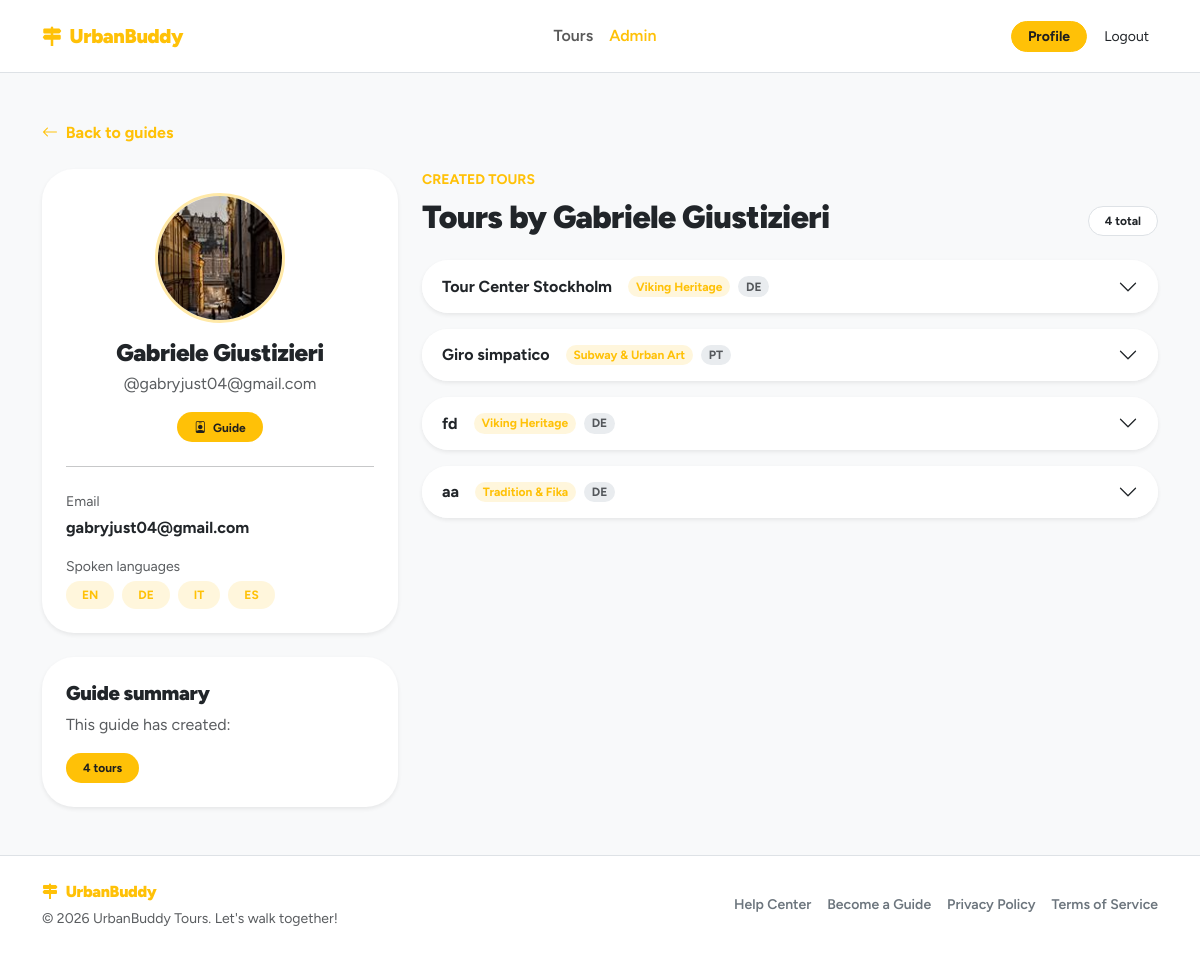
/admin/guides/833ee694-bb06-4635-8030-4c449c0a2637 (signed in), run on the app's committed database.
### tables this page shows
CREATE TABLE "users" (
	"id"	TEXT,
	"email"	TEXT NOT NULL UNIQUE,
	"password_hash"	TEXT NOT NULL,
	"first_name"	TEXT NOT NULL,
	"last_name"	TEXT NOT NULL,
	"username"	TEXT NOT NULL,
	"role"	BLOB NOT NULL CHECK("role" IN ('guide', 'participant', 'admin')),
	"created_at"	TEXT DEFAULT CURRENT_TIMESTAMP,
	"updated_at"	TEXT DEFAULT CURRENT_TIMESTAMP,
	"profile_photo"	TEXT,
	PRIMARY KEY("id")
);

CREATE TABLE tours (
    id TEXT PRIMARY KEY,  -- UUID
    guide_id TEXT NOT NULL, -- FK verso UUID
    theme_id INTEGER NOT NULL,
    language_id INTEGER NOT NULL,
    title TEXT NOT NULL,
    description TEXT NOT NULL,
    meeting_point TEXT NOT NULL,
    duration INTEGER NOT NULL,
    max_participants INTEGER NOT NULL,
    is_deleted INTEGER DEFAULT 0 CHECK(is_deleted IN (0, 1)),
    created_at TEXT DEFAULT CURRENT_TIMESTAMP,
    updated_at TEXT DEFAULT CURRENT_TIMESTAMP,
    FOREIGN KEY (guide_id) REFERENCES users(id) ON DELETE CASCADE,
    FOREIGN KEY (theme_id) REFERENCES themes(id) ON DELETE RESTRICT,
    FOREIGN KEY (language_id) REFERENCES languages(id) ON DELETE RESTRICT
);

CREATE TABLE themes (
    id INTEGER PRIMARY KEY AUTOINCREMENT, -- Manteniamo autoincrement (Tabella di dominio)
    name TEXT UNIQUE NOT NULL,
	slug TEXT UNIQUE NOT NULL,
    icon TEXT,
    created_at TEXT DEFAULT CURRENT_TIMESTAMP
, primary_color TEXT DEFAULT '#ffc107');

### app/admin/routes.py (the view)
@admin_bp.route("/guides/<guide_id>")
@login_required
def guide_detail(guide_id):
    require_admin()
    page_data = build_admin_guide_detail_page_data(guide_id)
    return render_template(
        "admin/guide_detail.html",
        **page_data,
    )

### app/admin/utils.py (called while the page is built)
def require_admin():
    if current_user.role != "admin":
        abort(403)

def get_user_full_name(user):
    full_name = f"{user.first_name} {user.last_name}".strip()
    if full_name:
        return full_name
    if user.username:
        return user.username
    return user.email

def build_language_labels(languages):
    labels = []
    for language in languages:
        labels.append(get_language_label(language))
    return labels

def get_guide_or_404(guide_id):
    guide = UsersDAO.get_user_by_id(guide_id)
    if guide is None:
        abort(404)
    if guide.role != "guide":
        abort(404)
    return guide

def build_schedule_label(slots):
    if not slots:
        return "No schedule"
    parts = []
    for slot in slots:
        day_label = format_weekday(slot.day_of_week)
        start_time = normalize_time(slot.start_time) or "Time not specified"
        parts.append(f"{day_label} at {start_time}")
    return " · ".join(parts)

def build_stop_items(stops):
    stop_items = []
    for stop in stops:
        stop_items.append({
            "name": stop.stop_name,
            "description": stop.description,
            "order": stop.stop_order,
        })
    return stop_items

def build_admin_guide_profile(guide):
    languages = LanguagesDAO.list_languages_by_guide(guide.id)
    return {
        "id": guide.id,
        "first_name": guide.first_name,
        "last_name": guide.last_name,
        "username": guide.username,
        "email": guide.email,
        "profile_photo": guide.profile_photo,
        "full_name": get_user_full_name(guide),
        "languages": build_language_labels(languages),
    }

def build_admin_guide_detail_page_data(guide_id):
    guide = get_guide_or_404(guide_id)
    tours = ToursDAO.list_tours_by_guide(guide.id)
    tour_items = []
    for tour in tours:
        tour_items.append(build_admin_tour_item(tour))
    return {
        "city_name": CITY_NAME,
        "guide": build_admin_guide_profile(guide),
        "tours": tour_items,
        "tours_count": len(tour_items),
    }

### app/auth/dao.py (called while the page is built)
    @staticmethod
    def _get_guide_language_ids(guide_id: str):
        db = get_db()
        rows = db.execute(
            """
            SELECT language_id
            FROM guide_languages
            WHERE guide_id = ?
            """,
            (guide_id,)
        ).fetchall()
        return [row["language_id"] for row in rows]

### app/auth/routes.py (called while the page is built)
@login_manager.user_loader
def load_user(user_id):
    return UsersDAO.get_user_by_id(user_id)

### app/templates/admin/guide_detail.html (shortened to what this page needs)
{% extends "base.html" %}
{% block content %}
<section class="py-5">
    <div class="container">
        <div class="mb-4">
            <a href="{{ url_for('admin.guides') }}" class="text-decoration-none fw-bold ub-link">
                <i class="bi bi-arrow-left me-1"></i>
                Back to guides
            </a>
        </div>
        <div class="row g-4 align-items-start">
            <div class="col-lg-4">
                <div class="sticky-aside">
                    <div class="card border-0 shadow-sm rounded-5 mb-4">
                        <div class="card-body p-4 text-center">
                            {% if guide.profile_photo %}
                                <img
                                    src="{{ url_for('static', filename='uploads/pics/' ~ guide.profile_photo) }}"
                                    alt="{{ guide.full_name }}"
                                    class="rounded-circle object-fit-cover border border-3 ub-border mb-3"
                                    style="width: 130px; height: 130px;"
                                >
                            {% else %}
                                <span class="ub-icon-soft ub-icon-lg fs-3 mb-3">
                                    <i class="bi bi-person"></i>
                                </span>
                            {% endif %}
                            <h1 class="h4 fw-black mb-1">
                                {{ guide.full_name }}
                            </h1>
                            <p class="text-body-secondary mb-3">
                                @{{ guide.username }}
                            </p>
                            <span class="badge rounded-pill ub-badge px-3 py-2">
                                <i class="bi bi-person-badge me-1"></i>
                                Guide
                            </span>
                            <hr class="my-4">
                            <div class="text-start">
                                <p class="small text-body-secondary mb-1">
                                    Email
                                </p>
                                <p class="fw-bold mb-3">
                                    {{ guide.email }}
                                </p>
                                <p class="small text-body-secondary mb-1">
                                    Spoken languages
                                </p>
                                {% if guide.languages %}
                                    <div class="d-flex flex-wrap gap-2">
                                        {% for language in guide.languages %}
                                            <span class="badge rounded-pill ub-badge-soft px-3 py-2">
                                                {{ language }}
                                            </span>
                                        {% endfor %}
                                    </div>
                                {% else %}
                                    <p class="text-body-secondary small mb-0">
                                        No languages selected.
                                    </p>
                                {% endif %}
                            </div>
                        </div>
                    </div>
                    <div class="card border-0 shadow-sm rounded-5">
                        <div class="card-body p-4">
                            <h2 class="h5 fw-black mb-2">
                                Guide summary
                            </h2>
                            <p class="text-body-secondary mb-3">
                                This guide has created:
                            </p>
                            <span class="badge rounded-pill ub-badge px-3 py-2">
                                {{ tours_count }} tour{% if tours_count != 1 %}s{% endif %}
                            </span>
                        </div>
                    </div>
                </div>
            </div>
            <div class="col-lg-8">
                <div class="d-flex flex-wrap align-items-end justify-content-between gap-3 mb-4">
                    <div>
                        <span class="small text-uppercase fw-bold ub-text d-block mb-2">
                            Created tours
                        </span>
                        <h2 class="fw-black mb-0">
                            Tours by {{ guide.full_name }}
                        </h2>
                    </div>
                    <span class="badge rounded-pill bg-white text-dark border px-3 py-2">
                        {{ tours_count }} total
                    </span>
                </div>
                {% if tours %}
                    <div class="accordion vstack gap-3" id="guideToursAccordion">
                        {% for tour in tours %}
                            <div class="accordion-item border-0 shadow-sm rounded-5 overflow-hidden">
                                <h3 class="accordion-header" id="tourHeading-{{ tour.id }}">
                                    <button
                                        class="accordion-button collapsed fw-bold bg-white"
                                        type="button"
                                        data-bs-toggle="collapse"
                                        data-bs-target="#tourCollapse-{{ tour.id }}"
                                        aria-expanded="false"
                                        aria-controls="tourCollapse-{{ tour.id }}"
                                    >
                                        <span class="me-3">
                                            {{ tour.title }}
                                        </span>
                                        <span class="badge rounded-pill ub-badge-soft me-2">
                                            {{ tour.theme }}
                                        </span>
                                        <span class="badge rounded-pill bg-body-secondary text-body-secondary">
                                            {{ tour.language }}
                                        </span>
                                    </button>
                                </h3>
                            </div>
                        {% endfor %}
                    </div>
                {% endif %}
            </div>
        </div>
    </div>
</section>
{% endblock %}

### app/static/style.css (style rules this page uses)
:root { --bs-body-font-family: "Figtree", system-ui, -apple-system, "Segoe UI", Roboto, sans-serif; --ub-primary: #ffc107; --ub-primary-rgb: 255, 193, 7; --ub-on-primary: #1f1f1f; --ub-primary-soft-opacity: 0.18; }
.fw-black { font-weight: 900; letter-spacing: -0.02em; }
.ub-text { color: var(--ub-primary) !important; }
.ub-link { color: var(--ub-primary); }
.ub-border { border-color: rgba(var(--ub-primary-rgb), 0.35) !important; }
.ub-badge { color: var(--ub-on-primary); background-color: var(--ub-primary); border: 1px solid rgba(var(--ub-primary-rgb), 0.35); }
.ub-badge-soft { color: var(--ub-primary); background-color: rgba(var(--ub-primary-rgb), 0.14); }
.sticky-aside { position: sticky; top: 90px; }

### data on the page
users: profile_photo (picture), username "gabryjust04@gmail.com", email "gabryjust04@gmail.com"
tours: title "Tour Center Stockholm"
themes: theme "Viking Heritage" "Viking Heritage"
tours: title "Giro simpatico"
themes: theme "Subway & Urban Art"
tours: title "fd"
tours: title "aa"
themes: theme "Tradition & Fika"

### other printed values
{{ guide.full_name }} "Gabriele Giustizieri"
{{ language }} "EN" "DE" "IT" "ES"
{{ tours_count }} "4"
{{ tour.language }} "DE" "PT" "DE" "DE"
